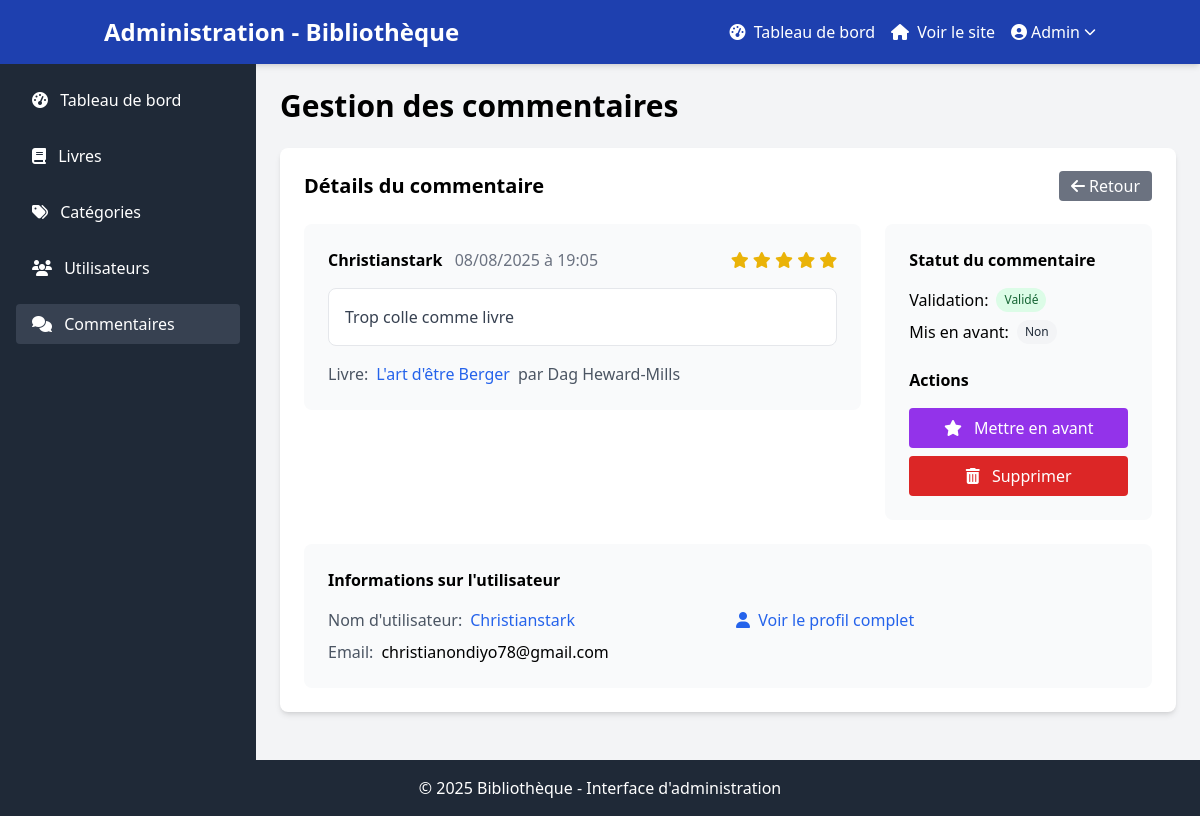
The page /admin/comments.php?action=view&id=32 (signed in) on the database its author committed.
### tables this page shows
CREATE TABLE `comments` (
  `id` int(11) NOT NULL,
  `user_id` int(11) DEFAULT NULL,
  `book_id` int(11) DEFAULT NULL,
  `comment_text` text NOT NULL,
  `rating` int(11) NOT NULL,
  `is_validated` tinyint(1) DEFAULT 0,
  `is_featured` tinyint(1) DEFAULT 0,
  `is_recommended` tinyint(1) DEFAULT 0 COMMENT 'Indique si l utilisateur recommande ce livre',
  `created_at` timestamp NULL DEFAULT current_timestamp(),
  `updated_at` timestamp NULL DEFAULT current_timestamp() ON UPDATE current_timestamp()
);

CREATE TABLE `users` (
  `id` int(11) NOT NULL,
  `username` varchar(50) NOT NULL,
  `password` varchar(255) NOT NULL,
  `email` varchar(100) NOT NULL,
  `first_name` varchar(50) DEFAULT NULL,
  `last_name` varchar(50) DEFAULT NULL,
  `profile_picture` varchar(255) DEFAULT NULL,
  `role` enum('admin','user') DEFAULT 'user',
  `is_active` tinyint(1) DEFAULT 1,
  `email_verified_at` datetime DEFAULT NULL,
  `email_verification_token` varchar(255) DEFAULT NULL,
  `password_reset_token` varchar(255) DEFAULT NULL,
  `password_reset_expires` datetime DEFAULT NULL,
  `last_login` datetime DEFAULT NULL,
  `created_at` timestamp NULL DEFAULT current_timestamp(),
  `updated_at` timestamp NULL DEFAULT current_timestamp() ON UPDATE current_timestamp()
);

CREATE TABLE `books` (
  `id` int(11) NOT NULL,
  `title` varchar(255) NOT NULL,
  `description` text DEFAULT NULL,
  `author` varchar(100) DEFAULT NULL,
  `cover_image` varchar(255) DEFAULT NULL,
  `file_path` varchar(255) NOT NULL,
  `pages_count` int(11) DEFAULT NULL,
  `publication_year` int(11) DEFAULT NULL,
  `publisher` varchar(100) DEFAULT NULL,
  `is_featured` tinyint(1) DEFAULT 0,
  `views_count` int(11) DEFAULT 0,
  `created_at` timestamp NULL DEFAULT current_timestamp(),
  `updated_at` timestamp NULL DEFAULT current_timestamp() ON UPDATE current_timestamp()
);

### admin/comments.php (the view, shortened to what this page needs)
<?php
$conn = getDatabase();
$view_comment = null;
if (isset($_GET['action']) && $_GET['action'] == 'view' && isset($_GET['id'])) {
    $comment_id = (int)$_GET['id'];
    $stmt = $conn->prepare("SELECT c.*,
                          u.username, u.email,
                          b.title as book_title, b.author as book_author
                          FROM comments c
                          JOIN users u ON c.user_id = u.id
                          JOIN books b ON c.book_id = b.id
                          WHERE c.id = :id");
    $stmt->bindParam(':id', $comment_id, PDO::PARAM_INT);
    $stmt->execute();
    $view_comment = $stmt->fetch(PDO::FETCH_ASSOC);
}
?>
<!DOCTYPE html>
<html lang="fr">
<head>
    <script src="https://cdn.tailwindcss.com"></script>
    <link rel="stylesheet" href="https://cdnjs.cloudflare.com/ajax/libs/font-awesome/6.4.0/css/all.min.css">
</head>
<body class="bg-gray-100 min-h-screen">
    <div class="flex flex-col min-h-screen">
        <header class="bg-blue-800 text-white shadow-md">
            <div class="container mx-auto px-4 py-4">
                <div class="flex justify-between items-center">
                    <h1 class="text-2xl font-bold">Administration - Bibliothèque</h1>
                    <div class="flex items-center space-x-4">
                        <a href="index.php" class="hover:text-blue-200">
                            <i class="fas fa-tachometer-alt mr-1"></i> Tableau de bord
                        </a>
                        <a href="../index.php" class="hover:text-blue-200">
                            <i class="fas fa-home mr-1"></i> Voir le site
                        </a>
                        <div class="relative group">
                            <button class="flex items-center hover:text-blue-200">
                                <i class="fas fa-user-circle mr-1"></i> Admin <i class="fas fa-chevron-down ml-1 text-xs"></i>
                            </button>
                        </div>
                    </div>
                </div>
            </div>
        </header>
        <div class="flex flex-grow">
            <nav class="bg-gray-800 text-white w-64 p-4 hidden md:block">
                <div class="space-y-4">
                    <a href="index.php" class="block py-2 px-4 rounded hover:bg-gray-700">
                        <i class="fas fa-tachometer-alt mr-2"></i> Tableau de bord
                    </a>
                    <a href="books.php" class="block py-2 px-4 rounded hover:bg-gray-700">
                        <i class="fas fa-book mr-2"></i> Livres
                    </a>
                    <a href="categories.php" class="block py-2 px-4 rounded hover:bg-gray-700">
                        <i class="fas fa-tags mr-2"></i> Catégories
                    </a>
                    <a href="users.php" class="block py-2 px-4 rounded hover:bg-gray-700">
                        <i class="fas fa-users mr-2"></i> Utilisateurs
                    </a>
                    <a href="comments.php" class="block py-2 px-4 rounded bg-gray-700">
                        <i class="fas fa-comments mr-2"></i> Commentaires
                    </a>
                </div>
            </nav>
            <main class="flex-grow p-6">
                <div class="container mx-auto">
                    <div class="flex justify-between items-center mb-6">
                        <h1 class="text-3xl font-bold">Gestion des commentaires</h1>
                    </div>
                    <?php if ($view_comment): ?>
                        <div class="bg-white rounded-lg shadow-md p-6 mb-6">
                            <div class="flex justify-between items-center mb-6">
                                <h2 class="text-xl font-bold">Détails du commentaire</h2>
                                <div>
                                    <a href="comments.php" class="bg-gray-500 hover:bg-gray-600 text-white px-3 py-1 rounded">
                                        <i class="fas fa-arrow-left"></i> Retour
                                    </a>
                                </div>
                            </div>
                            <div class="grid grid-cols-1 md:grid-cols-3 gap-6">
                                <div class="md:col-span-2">
                                    <div class="bg-gray-50 p-6 rounded-lg">
                                        <div class="flex justify-between mb-4">
                                            <div>
                                                <span class="font-bold"><?php echo htmlspecialchars($view_comment['username']); ?></span>
                                                <span class="text-gray-500 ml-2"><?php echo date('d/m/Y à H:i', strtotime($view_comment['created_at'])); ?></span>
                                            </div>
                                            <div>
                                                <?php for ($i = 1; $i <= 5; $i++): ?>
                                                    <i class="fas fa-star <?php echo $i <= $view_comment['rating'] ? 'text-yellow-500' : 'text-gray-300'; ?>"></i>
                                                <?php endfor; ?>
                                            </div>
                                        </div>
                                        <div class="bg-white p-4 rounded-lg border mb-4">
                                            <p class="text-gray-700"><?php echo nl2br(htmlspecialchars($view_comment['comment_text'])); ?></p>
                                        </div>
                                        <div class="flex items-center">
                                            <span class="text-gray-600 mr-2">Livre:</span>
                                            <a href="../book.php?id=<?php echo $view_comment['book_id']; ?>" class="text-blue-600 hover:text-blue-800 font-medium">
                                                <?php echo htmlspecialchars($view_comment['book_title']); ?>
                                            </a>
                                            <?php if (!empty($view_comment['book_author'])): ?>
                                                <span class="text-gray-600 ml-2">par <?php echo htmlspecialchars($view_comment['book_author']); ?></span>
                                            <?php endif; ?>
                                        </div>
                                    </div>
                                </div>
                                <div class="md:col-span-1">
                                    <div class="bg-gray-50 p-6 rounded-lg">
                                        <h3 class="font-bold mb-4">Statut du commentaire</h3>
                                        <div class="space-y-2 mb-6">
                                            <div class="flex items-center">
                                                <span class="mr-2">Validation:</span>
                                                <?php if ($view_comment['is_validated']): ?>
                                                    <span class="px-2 py-1 bg-green-100 text-green-800 rounded-full text-xs">Validé</span>
                                                <?php else: ?>
                                                    <span class="px-2 py-1 bg-yellow-100 text-yellow-800 rounded-full text-xs">En attente</span>
                                                <?php endif; ?>
                                            </div>
                                            <div class="flex items-center">
                                                <span class="mr-2">Mis en avant:</span>
                                                <?php if ($view_comment['is_featured']): ?>
                                                    <span class="px-2 py-1 bg-purple-100 text-purple-800 rounded-full text-xs">Oui</span>
                                                <?php else: ?>
                                                    <span class="px-2 py-1 bg-gray-100 text-gray-800 rounded-full text-xs">Non</span>
                                                <?php endif; ?>
                                            </div>
                                        </div>
                                        <h3 class="font-bold mb-4">Actions</h3>
                                        <div class="space-y-2">
                                            <?php if (!$view_comment['is_featured']): ?>
                                                <a href="comments.php?action=feature&id=<?php echo $view_comment['id']; ?>" class="block w-full py-2 px-4 bg-purple-600 hover:bg-purple-700 text-white rounded text-center">
                                                    <i class="fas fa-star mr-2"></i> Mettre en avant
                                                </a>
                                            <?php else: ?>
                                                <a href="comments.php?action=unfeature&id=<?php echo $view_comment['id']; ?>" class="block w-full py-2 px-4 bg-gray-600 hover:bg-gray-700 text-white rounded text-center">
                                                    <i class="fas fa-star-half-alt mr-2"></i> Retirer de la mise en avant
                                                </a>
                                            <?php endif; ?>
                                            <a href="#" onclick="confirmDelete(<?php echo $view_comment['id']; ?>)" class="block w-full py-2 px-4 bg-red-600 hover:bg-red-700 text-white rounded text-center">
                                                <i class="fas fa-trash-alt mr-2"></i> Supprimer
                                            </a>
                                        </div>
                                    </div>
                                </div>
                            </div>
                            <div class="mt-6 bg-gray-50 p-6 rounded-lg">
                                <h3 class="font-bold mb-4">Informations sur l'utilisateur</h3>
                                <div class="grid grid-cols-1 md:grid-cols-2 gap-4">
                                    <div>
                                        <div class="flex items-center mb-2">
                                            <span class="text-gray-600 mr-2">Nom d'utilisateur:</span>
                                            <a href="users.php?action=view&id=<?php echo $view_comment['user_id']; ?>" class="text-blue-600 hover:text-blue-800">
                                                <?php echo htmlspecialchars($view_comment['username']); ?>
                                            </a>
                                        </div>
                                        <div class="flex items-center">
                                            <span class="text-gray-600 mr-2">Email:</span>
                                            <span><?php echo htmlspecialchars($view_comment['email']); ?></span>
                                        </div>
                                    </div>
                                    <div>
                                        <a href="users.php?action=view&id=<?php echo $view_comment['user_id']; ?>" class="text-blue-600 hover:text-blue-800">
                                            <i class="fas fa-user mr-1"></i> Voir le profil complet
                                        </a>
                                    </div>
                                </div>
                            </div>
                        </div>
                    <?php endif; ?>
                </div>
            </main>
        </div>
        <footer class="bg-gray-800 text-white py-4">
            <div class="container mx-auto px-4 text-center">
                <p>&copy; <?php echo date('Y'); ?> Bibliothèque - Interface d'administration</p>
            </div>
        </footer>
    </div>
</body>
</html>

### rows shown on the page
comments: user.username "Christianstark", created_at "08/08/2025 à 19:05", rating 5 (drawn), comment_text "Trop colle comme livre", book.title "L'art d'être Berger", book.author "Dag Heward-Mills", user.email "christianondiyo78@gmail.com"
